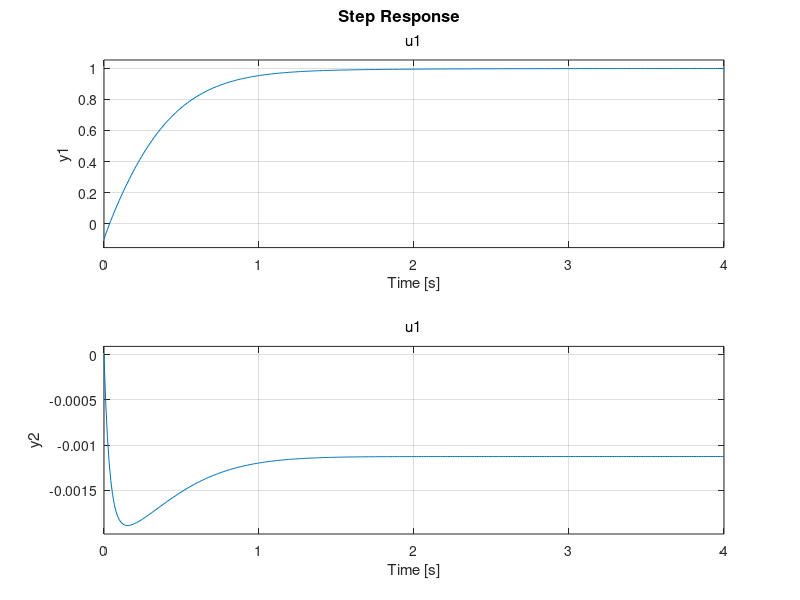
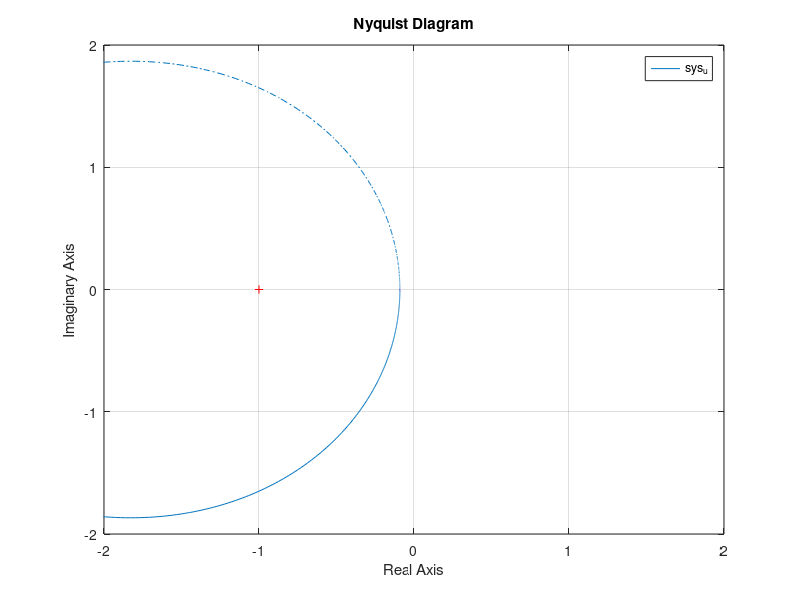

Source code (MATLAB) for these figures, in order: (Note: this script raises an error after producing the figures.)
%%Question 1

%Constants
ZaV = -1.3046; %(1/s) 
ZdV = -0.2142; %(1/s) 
Ma = 47.7109; %(1/s2) 
Md = -104.8346; %(1/s2)
V = 886.78; %(fps)
Za = ZaV*V;
Zd = ZdV*V;
%Controller Constants
Ka=-0.0015; 
Kq=-0.32; 
az=2.0; 
aq=6.0;

%1.1
%State Space for Plant
Ap = [ZaV 1; Ma 0];
Bp = [ZdV; Md];
Cp = [Za 0; 0 1];
Dp = [Zd; 0];
%State Space for Controller
Ac = [0 0; Kq*aq 0];
Bc1 = [-Ka*az 0; -Ka*Kq*aq -Kq*aq];
Bc2 = [Ka*az; Ka*Kq*aq];
Cc = [Kq 1];
Dc1 = [-Ka*Kq -Kq];
Dc2 = [Ka*Kq];
%State Space for Closed Loop System
Z = inv(eye(size(Dc1*Dp))-Dc1*Dp);
Acl = [(Ap+Bp*Z*Dc1*Cp) (Bp*Z*Cc);(Bc1*(Cp+Dp*Z*Dc1*Cp)) (Ac+Bc1*Dp*Z*Cc)];
Bcl = [Bp*Z*Dc2;(Bc2+Bc1*Dp*Z*Dc2)];
Bcl = Bcl(:,1);
Ccl = [(Cp+Dp*Z*Dc1*Cp) (Dp*Z*Cc)];
Dcl =(Dp*Z*Dc2);
Dcl = Dcl(:,1);
syscl = ss(Acl,Bcl,Ccl,Dcl);
%checking eigenvalues
eAcl = eig(Acl);
%SS model of loop gain Lu at the plant input
Ain= [Ap 0.*Bp*Cc; Bc1*Cp Ac];
Bin = [Bp; Bc1*Dp];
Cin= -[Dc1*Cp Cc];%change sign for loop gain
Din = -[Dc1*Dp];
sys_u= ss(Ain,Bin,Cin,Din);
%SS model of loop gain Ly at the plant output
Aout= [Ap Bp*Cc; 0.*Bc1*Cp Ac];
Bout = [Bp*Dc1; Bc1];
Cout= -[Cp Dp*Cc];%change sign for loop gain
Dout= -[Dp*Dc1];
sys_y= ss(Aout,Bout,Cout,Dout);

%1.2
%Step response plot
figure(1);
step(syscl)
%63% rise time
[stepcl, tOut] = step(syscl);
stepRep = [stepcl tOut];
%Using data from stepRep, 63% rise time occurs at
rise63 = 0.3822; %Seconds
%Using data from stepRep, 95% settling time occurs at
setTime95 = 0.9750; %Seconds

%1.3
%Nyquist plot for Lu
figure(2);
nyquist(sys_u)
axis([-2 2 -2 2]);

%Nyquist plot for q in Ly with Az closed
%Nyquist plot for Az in Ly with Az closed
figure(3);
Azclose = sys_y*[1 0; 0 0];
nyquist(sys_y)
axis([-2 2 -2 2]);

%1.4 Lu Bode plot, LGCF, Phase crossover frequency
figure(4);
margin(sys_u)
[gm, pm, Wcg, Wcp] = margin(sys_u);
% LGCF = 4.53 rad/sec
% Phase Crossover Frequency = 32.9 rad/sec

%1.5 sigma(I+Lu)
sbar1 = sigma(sys_u,[],2);
minsbar1 = min(sigma(sys_u,[],2));
% minimum singular value is 0.9088
figure(5);
sigma(sys_u,[],2)

%1.6 sigma(I+inv(Lu))
sbar2 = sigma(sys_u,[],3);
minsbar2 = min(sigma(sys_u,[],3));
% minimum singular value is 0.7389
figure(6);
sigma(sys_u,[],3)

%1.7 sigma(I+Ly)
sbar3 = sigma(sys_y,[],2);
minsbar3 = min(sbar3(1,:));
minsbar4 = min(sbar3(2,:));
% minimum singular value for Az is 60.8383
% minimum singular value for q is 0.0024
figure(7);
sigma(sys_y,[],2)

%1.8 Classical stability margins at plant input and singular value margins
gainMLu = 20*log10(gm); %-12.1 dB
phaseMLu = pm; %71.1 deg
RDu_nGM = 1/(1+minsbar1);
RDu_pGM = 1/(1-minsbar1);
RDu_Pha = 2*asin(minsbar1/2);
RDu_nGM_dB = 20*log10(RDu_nGM);
RDu_pGM_dB = 20*log10(RDu_pGM);
RDu_Pha_deg = 180*RDu_Pha/pi ;
%1.9 Classical stability margins at plant output for q and Az
lyM = allmargin(sys_y);
figure(8);
bode(sys_y)

%1.10 Complementary Sensitivity T and Sensitivity S of Az
w = logspace(-3, 3, 500);
AzSS = sys_y*[1 0; 0 0];
T = freqresp(AzSS, w);
T = squeeze(T);
S = 1 - T;
Tproc1 = zeros(1,500);
Tproc2 = zeros(1,500);
Sproc1 = zeros(1,500);
Sproc2 = zeros(1,500);
for i = 1:500
    Tproc1(i) = T(1,1,i);
    Tproc2(i) = T(2,1,i);
    Sproc1(i) = S(1,1,i);
    Sproc2(i) = S(2,1,i);
end 
%Finding peak of T and S in dB
maxT1 = 20*log10(max(Tproc1));
maxT2 = 20*log10(max(Tproc2));
maxS1 = 20*log10(max(Sproc1));
maxS2 = 20*log10(max(Sproc2));
%Setting up w
w = logspace(-1,3,500);
figure(9)
hold on
semilogx(w,Tproc1)
set(gca, 'XScale', 'log');
title('Complementary Sensitivity (T)')
xlabel('Frequency')
ylabel('Complementary Sensitivity (Az/Azcmd)')
hold off

figure(10)
hold on
semilogx(w,Sproc1)
set(gca, 'XScale', 'log');
title('Sensitivity (S)')
xlabel('Frequency')
ylabel('Sensitivity (eAz/Azcmd)')
hold off



%% Question 2a

%Constants
ZaV = -1.3046; %(1/s) 
ZdV = -0.2142; %(1/s) 
Ma = 47.7109; %(1/s2) 
Md = -104.8346; %(1/s2)
V = 886.78; %(fps)
Za = ZaV*V;
Zd = ZdV*V;
%Controller Constants
Ka=-0.0015; 
Kq=-0.32; 
az=2.0; 
aq=6.0;
% Actuator Constants
%Natural Frequency
w_act = 150;
% Time constant
z_act = 0.6;

%2a.1 plant state space
Ap2 = [ZaV, 1, ZdV, 0; Ma, 0, Md, 0; 0, 0, 0, 1; 0, 0, -w_act*w_act, -2*z_act*w_act];
Bp2 = [0; 0; 0; w_act*w_act];
Cp2 = [Za, 0, Zd, 0; 0, 1, 0, 0];
Dp2 = [0; 0];
%State Space for Controller
Ac = [0 0; Kq*aq 0];
Bc1 = [-Ka*az 0; -Ka*Kq*aq -Kq*aq];
Bc2 = [Ka*az; Ka*Kq*aq];
Cc = [Kq 1];
Dc1 = [-Ka*Kq -Kq];
Dc2 = [Ka*Kq];
%State Space for Closed Loop System
Z = inv(eye(size(Dc1*Dp2))-Dc1*Dp2);  
Acl = [(Ap2+Bp2*Z*Dc1*Cp2) (Bp2*Z*Cc);(Bc1*(Cp2+Dp2*Z*Dc1*Cp2)) (Ac+Bc1*Dp2*Z*Cc)];

%checking eigenvalues
eAcl = eig(Acl);
Bcl = [Bp2*Z*Dc2;(Bc2+Bc1*Dp2*Z*Dc2)];
Bcl = Bcl(:,1);
Ccl = [(Cp2+Dp2*Z*Dc1*Cp2) (Dp2*Z*Cc)];
Dcl =(Dp2*Z*Dc2);
Dcl = Dcl(:,1);
syscl = ss(Acl,Bcl,Ccl,Dcl);
%SS model of loop gain Lu at the plant input
Ain= [Ap2 0.*Bp2*Cc; Bc1*Cp2 Ac];
Bin = [Bp2; Bc1*Dp2];
Cin= -[Dc1*Cp2 Cc];%change sign for loop gain
Din = -[Dc1*Dp2];
sys_u= ss(Ain,Bin,Cin,Din);
%SS model of loop gain Ly at the plant output
Aout= [Ap2 Bp2*Cc; 0.*Bc1*Cp2 Ac];
Bout = [Bp2*Dc1; Bc1];
Cout= -[Cp2 Dp2*Cc];%change sign for loop gain
Dout= -[Dp2*Dc1];
sys_y= ss(Aout,Bout,Cout,Dout);

%2a.2
%Step response plot
figure(1);
step(syscl)
%63% rise time
[stepcl, tOut] = step(syscl);
stepRep = [stepcl tOut];
%Using data from stepRep, 63% rise time occurs at
rise63 = 0.3809; %Seconds
%Using data from stepRep, 95% settling time occurs at
setTime95 = 0.9829; %Seconds

%2a.3
%Nyquist plot for Lu
figure(2);
nyquist(sys_u)
axis([-2 2 -2 2]);

%Nyquist plot for q in Ly with Az closed
%Nyquist plot for Az in Ly with Az closed
figure(3);
Azclose = sys_y*[1 0; 0 0];
nyquist(sys_y)
axis([-2 2 -2 2]);

%2a.4 Lu Bode plot, LGCF, Phase crossover frequency
figure(4);
margin(sys_u)
[gm, pm, Wcg, Wcp] = margin(sys_u);
% LGCF = 118 rad/sec
% Phase Crossover Frequency = 33.4 rad/sec

%2a.5 sigma(I+Lu)
sbar1 = sigma(sys_u,[],2);
minsbar1 = min(sigma(sys_u,[],2));
% minimum singular value is 0.6515
figure(5);
sigma(sys_u,[],2)

%2a.6 sigma(I+inv(Lu))
sbar2 = sigma(sys_u,[],3);
minsbar2 = min(sigma(sys_u,[],3));
% minimum singular value is 0.7330
figure(6);
sigma(sys_u,[],3)

%2a.7 sigma(I+Ly)
sbar3 = sigma(sys_y,[],2);
minsbar3 = min(sbar3(1,:));
minsbar4 = min(sbar3(2,:));
% minimum singular value for Az is 55.49
% minimum singular value for q is 55.49
figure(7);
sigma(sys_y,[],2)

%2a.8 Classical stability margins at plant input and singular value margins
gainMLu = 20*log10(gm); %10.7 dB
phaseMLu = pm; %55.5 deg
RDu_nGM = 1/(1+minsbar1);
RDu_pGM = 1/(1-minsbar1);
RDu_Pha = 2*asin(minsbar1/2);
RDu_nGM_dB = 20*log10(RDu_nGM);
RDu_pGM_dB = 20*log10(RDu_pGM);
RDu_Pha_deg = 180*RDu_Pha/pi ;
%2a.9 Classical stability margins at plant output for q and Az
lyM = allmargin(sys_y);
figure(8)
bode(sys_y)

%2a.10 Complementary Sensitivity T and Sensitivity S of Az
w = logspace(-3, 3, 500);
AzSS = sys_y*[1 0; 0 0];
T = freqresp(AzSS, w);
T = squeeze(T);
S = 1 - T;
Tproc1 = zeros(1,500);
Tproc2 = zeros(1,500);
Sproc1 = zeros(1,500);
Sproc2 = zeros(1,500);
for i = 1:500
    Tproc1(i) = T(1,1,i);
    Tproc2(i) = T(2,1,i);
    Sproc1(i) = T(1,1,i);
    Sproc2(i) = T(2,1,i);
end 
%Finding peak of T and S in dB
maxT1 = 20*log10(max(Tproc1));
maxT2 = 20*log10(max(Tproc2));
maxS1 = 20*log10(max(Sproc1));
maxS2 = 20*log10(max(Sproc2));
%Setting up w
w = logspace(-1,3,500);
figure(9);
hold on
semilogx(w,Tproc1)
set(gca, 'XScale', 'log');
title('Complementary Sensitivity (T)')
xlabel('Frequency')
ylabel('Complementary Sensitivity (Az/Azcmd)')
hold off

figure(10);
hold on
semilogx(w,Sproc1)
set(gca, 'XScale', 'log');
title('Sensitivity (S)')
xlabel('Frequency')
ylabel('Sensitivity (eAz/Azcmd)')
hold off

%% Question 2b
%Constants
ZaV = -1.3046; %(1/s) 
ZdV = -0.2142; %(1/s) 
Ma = 47.7109; %(1/s2) 
Md = -104.8346; %(1/s2)
V = 886.78; %(fps)
Za = ZaV*V;
Zd = ZdV*V;
%Controller Constants
Ka=-0.0015; 
Kq=-0.32; 
az=2.0; 
aq=6.0;
% Actuator Constants
%Natural Frequency
w_act = linspace(39,40,120);
% Time constant
z_act = 0.6;
% isstable evaluation matrix
stabM = zeros(1,120);
for i = 1:numel(stabM)
    %2a.1 plant state space
    Ap2 = [ZaV, 1, ZdV, 0; Ma, 0, Md, 0; 0, 0, 0, 1; 0, 0, -w_act(i)*w_act(i), -2*z_act*w_act(i)];
    Bp2 = [0; 0; 0; w_act(i)*w_act(i)];
    Cp2 = [Za, 0, Zd, 0; 0, 1, 0, 0];
    Dp2 = [0; 0];
    %State Space for Controller
    Ac = [0 0; Kq*aq 0];
    Bc1 = [-Ka*az 0; -Ka*Kq*aq -Kq*aq];
    Bc2 = [Ka*az; Ka*Kq*aq];
    Cc = [Kq 1];
    Dc1 = [-Ka*Kq -Kq];
    Dc2 = [Ka*Kq];
    %State Space for Closed Loop System
    Z = inv(eye(size(Dc1*Dp2))-Dc1*Dp2);  
    Acl = [(Ap2+Bp2*Z*Dc1*Cp2) (Bp2*Z*Cc);(Bc1*(Cp2+Dp2*Z*Dc1*Cp2)) (Ac+Bc1*Dp2*Z*Cc)];
    Bcl = [Bp2*Z*Dc2;(Bc2+Bc1*Dp2*Z*Dc2)];
    Bcl = Bcl(:,1);
    Ccl = [(Cp2+Dp2*Z*Dc1*Cp2) (Dp2*Z*Cc)];
    Dcl =(Dp2*Z*Dc2);
    Dcl = Dcl(:,1);
    syscl = ss(Acl,Bcl,Ccl,Dcl);
    stabM(i) = isstable(syscl);
end
finalM = [w_act; stabM]; 
%SS model of loop gain Lu at the plant input
Ain= [Ap2 0.*Bp2*Cc; Bc1*Cp2 Ac];
Bin = [Bp2; Bc1*Dp2];
Cin= -[Dc1*Cp2 Cc];%change sign for loop gain
Din = -[Dc1*Dp2];
sys_u= ss(Ain,Bin,Cin,Din);
%SS model of loop gain Ly at the plant output
Aout= [Ap2 Bp2*Cc; 0.*Bc1*Cp2 Ac];
Bout = [Bp2*Dc1; Bc1];
Cout= -[Cp2 Dp2*Cc];%change sign for loop gain
Dout= -[Dp2*Dc1];
sys_y= ss(Aout,Bout,Cout,Dout);

%2a.2
%Step response plot
figure(1);
step(syscl)
%63% rise time
[stepcl, tOut] = step(syscl);
stepRep = [stepcl tOut];
%Using data from stepRep, 63% rise time occurs at
rise63 = 0.3809; %Seconds
%Using data from stepRep, 95% settling time occurs at
setTime95 = 0.9829; %Seconds

%% Question 3

%Constants
K1 = 5;
K2 = -10;
K = [K1 0; 0 K2];
%transfer function
syms s;
h11 = 3.04/s;
h12 = -278.2/(s*(s+6.02)*(s+30.3));
h21 = 0.052/s;
h22 = -206.6/(s*(s+6.02)*(s+30.3));
H = [h11 h22; h21 h22];
% 3a multivariable Nyquist theorum
Dmat = [eye(2,2)-K*H];
detD = simplify(det(Dmat));
s = tf('s');
detDtf = (2500*s^4 + 52800*s^3 - 924145*s^2 - 12096428*s + 77165100)/(5*s^2*(10*s + 303)*(50*s + 301));
figure(1);
nyquist(detDtf)
axis([-10 10 -10 10]);

%transfer function
s = tf('s');
h11 = 3.04/s;
h12 = -278.2/(s*(s+6.02)*(s+30.3));
h21 = 0.052/s;
h22 = -206.6/(s*(s+6.02)*(s+30.3));
H = [h11 h22; h21 h22];
KH = K*H;
%3b singular values of return diff matrix and stab robust matrix
%singular values for return diff
sbar1 = sigma(KH,[],2);
figure(2)
sigma(KH,[],2);
%singular values for stab robust
sbar2 = sigma(KH,[],3);
figure(3)
sigma(KH,[],3);
%gain and phase margins
%creating matrix for each singular value
svrd1 = zeros(1,64);
svrd2 = zeros(1,64);
svsr1 = zeros(1,64);
svsr2 = zeros(1,64);
for i = 1:64
    svrd1(i) = sbar1(1,i);
    svrd2(i) = sbar1(2,i);
    svsr1(i) = sbar2(1,i);
    svsr2(i) = sbar2(2,i);
end
%creating gain margin matrices
NegGM1 = zeros(1,64);
NegGM2 = zeros(1,64);
NegGM3 = zeros(1,64);
NegGM4 = zeros(1,64);
PosGM1 = zeros(1,64);
PosGM2 = zeros(1,64);
PosGM3 = zeros(1,64);
PosGM4 = zeros(1,64);
for i = 1:64
    NegGM1(i) = 20*log10(1/(1+svrd1(i)));
    NegGM2(i) = 20*log10(1/(1+svrd2(i)));
    NegGM3(i) = 20*log10(1/(1+svsr1(i)));
    NegGM4(i) = 20*log10(1/(1+svsr2(i)));
    PosGM1(i) = 20*log10(1/(1-svrd1(i)));
    PosGM2(i) = 20*log10(1/(1-svrd2(i)));
    PosGM3(i) = 20*log10(1/(1-svsr1(i)));
    PosGM4(i) = 20*log10(1/(1-svsr2(i)));
end
%Calculating Gain Margins
mNGM1 = min(NegGM1);
mNGM2 = min(NegGM2);
mNGM3 = min(NegGM3);
mNGM4 = min(NegGM4);
mPGM1 = min(PosGM1);
mPGM2 = min(PosGM2);
mPGM3 = min(PosGM3);
mPGM4 = min(PosGM4);

%phase margin matrices
PM1 = zeros(1,64);
PM2 = zeros(1,64);
PM3 = zeros(1,64);
PM4 = zeros(1,64);
for i = 1:64
    PM1(i) = 180*(2*asin(svrd1(i)/2))/pi;
    PM2(i) = 180*(2*asin(svrd2(i)/2))/pi;
    PM3(i) = 180*(2*asin(svsr1(i)/2))/pi;
    PM4(i) = 180*(2*asin(svsr2(i)/2))/pi;
end
%Calculating Phase Margins
mPM1 = min(PM1);
mPM2 = min(PM2);
mPM3 = min(PM3);
mPM4 = min(PM4);

%preparing w
% [sbarT, w] = sigma(KH,[],2);
% w = w';
w = logspace(-1,3,64);
%Plotting gain margins
figure(4)
hold on
semilogx(w,NegGM1)
semilogx(w,PosGM1)
set(gca, 'XScale', 'log');
title('Gain Margin for Singular Values of Return Difference Matrix')
xlabel('Frequency (rad/s)')
ylabel('Gain Margin (dB)')
legend({'y = Negative Gain Margin','y = Positive Gain Margin'},'Location','southwest')
hold off

figure(5)
hold on
semilogx(w,NegGM2)
semilogx(w,PosGM2)
set(gca, 'XScale', 'log');
title('Gain Margin for Singular Values of Return Difference Matrix')
xlabel('Frequency (rad/s)')
ylabel('Gain Margin (dB)')
legend({'y = Negative Gain Margin','y = Positive Gain Margin'},'Location','southwest')
hold off

figure(6)
hold on
semilogx(w,NegGM3)
semilogx(w,PosGM3)
set(gca, 'XScale', 'log');
title('Gain Margin for Singular Values of Stability Robustness Matrix')
xlabel('Frequency (rad/s)')
ylabel('Gain Margin (dB)')
legend({'y = Negative Gain Margin','y = Positive Gain Margin'},'Location','southwest')
hold off

figure(7)
hold on
semilogx(w,NegGM4)
semilogx(w,PosGM4)
set(gca, 'XScale', 'log');
title('Gain Margin for Singular Values of Stability Robustness Matrix')
xlabel('Frequency (rad/s)')
ylabel('Gain Margin (dB)')
legend({'y = Negative Gain Margin','y = Positive Gain Margin'},'Location','southwest')
hold off

%Plotting phase margin
figure(8)
hold on
semilogx(w,PM1)
set(gca, 'XScale', 'log');
title('Phase Margin for Singular Values of Return Difference Matrix')
xlabel('Frequency (rad/s)')
ylabel('Degrees')
hold off

figure(9)
hold on
semilogx(w,PM2)
set(gca, 'XScale', 'log');
title('Phase Margin for Singular Values of Return Difference Matrix')
xlabel('Frequency (rad/s)')
ylabel('Degrees')
hold off

figure(10)
hold on
semilogx(w,PM3)
set(gca, 'XScale', 'log');
title('Phase Margin for Singular Values of Stability Robustness Matrix')
xlabel('Frequency (rad/s)')
ylabel('Degrees')
hold off

figure(11)
hold on
semilogx(w,PM4)
set(gca, 'XScale', 'log');
title('Phase Margin for Singular Values of Stability Robustness Matrix')
xlabel('Frequency (rad/s)')
ylabel('Degrees')
hold off

